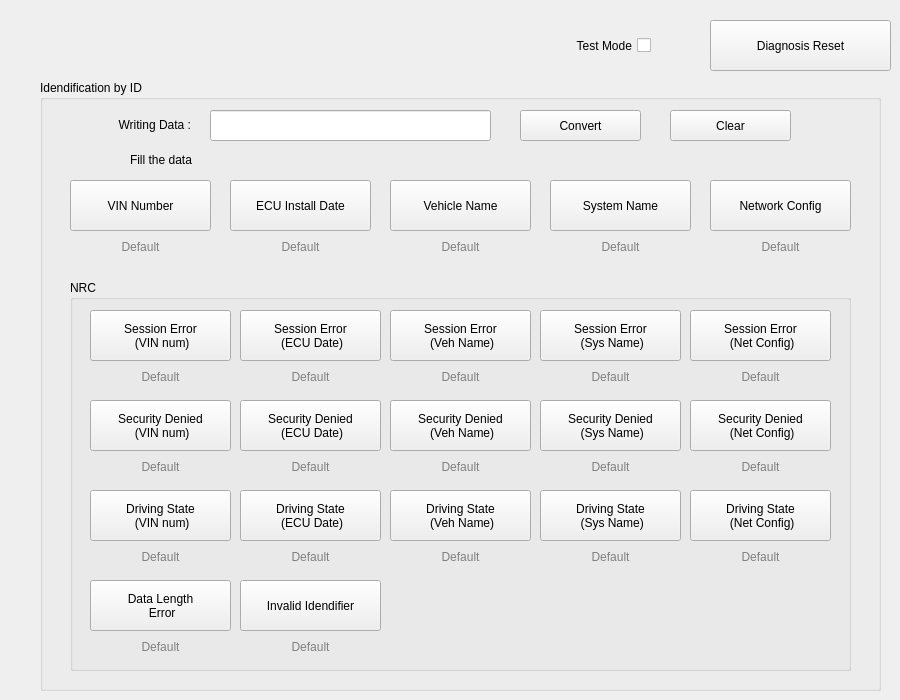
    <widget class="QWidget" name="diagnosis_write">
     <attribute name="title">
      <string>Diagnosis - Write</string>
     </attribute>
     <widget class="QPushButton" name="btn_diag_reset_write">
      <property name="geometry">
       <rect>
        <x>710</x>
        <y>20</y>
        <width>181</width>
        <height>51</height>
       </rect>
      </property>
      <property name="text">
       <string>Diagnosis Reset</string>
      </property>
     </widget>
     <widget class="QCheckBox" name="chkbox_diag_test_mode_write">
      <property name="geometry">
       <rect>
        <x>510</x>
        <y>30</y>
        <width>141</width>
        <height>31</height>
       </rect>
      </property>
      <property name="layoutDirection">
       <enum>Qt::RightToLeft</enum>
      </property>
      <property name="text">
       <string>Test Mode</string>
      </property>
     </widget>
     <widget class="QGroupBox" name="wrtie_box">
      <property name="geometry">
       <rect>
        <x>40</x>
        <y>80</y>
        <width>841</width>
        <height>611</height>
       </rect>
      </property>
      <property name="title">
       <string>Idendification by ID</string>
      </property>
      <widget class="QGroupBox" name="wrtie_nrc_box">
       <property name="geometry">
        <rect>
         <x>30</x>
         <y>200</y>
         <width>781</width>
         <height>391</height>
        </rect>
       </property>
       <property name="title">
        <string>NRC</string>
       </property>
       <widget class="QPushButton" name="btn_write_nrc_7f_vin">
        <property name="geometry">
         <rect>
          <x>20</x>
          <y>30</y>
          <width>141</width>
          <height>51</height>
         </rect>
        </property>
        <property name="text">
         <string>Session Error 
 (VIN num)</string>
        </property>
       </widget>
       <widget class="QLabel" name="label_write_nrc_7f_vin">
        <property name="geometry">
         <rect>
          <x>20</x>
          <y>90</y>
          <width>141</width>
          <height>20</height>
         </rect>
        </property>
        <property name="styleSheet">
         <string notr="true">color: gray</string>
        </property>
        <property name="text">
         <string>Default</string>
        </property>
        <property name="alignment">
         <set>Qt::AlignHCenter|Qt::AlignTop</set>
        </property>
       </widget>
       <widget class="QPushButton" name="btn_write_nrc_7f_install_date">
        <property name="geometry">
         <rect>
          <x>170</x>
          <y>30</y>
          <width>141</width>
          <height>51</height>
         </rect>
        </property>
        <property name="text">
         <string>Session Error 
 (ECU Date)</string>
        </property>
       </widget>
       <widget class="QLabel" name="label_write_nrc_7f_install_date">
        <property name="geometry">
         <rect>
          <x>170</x>
          <y>90</y>
          <width>141</width>
          <height>20</height>
         </rect>
        </property>
        <property name="styleSheet">
         <string notr="true">color: gray</string>
        </property>
        <property name="text">
         <string>Default</string>
        </property>
        <property name="alignment">
         <set>Qt::AlignHCenter|Qt::AlignTop</set>
        </property>
       </widget>
       <widget class="QPushButton" name="btn_write_nrc_7f_veh_name">
        <property name="geometry">
         <rect>
          <x>320</x>
          <y>30</y>
          <width>141</width>
          <height>51</height>
         </rect>
        </property>
        <property name="text">
         <string>Session Error 
 (Veh Name)</string>
        </property>
       </widget>
       <widget class="QLabel" name="label_write_nrc_7f_veh_name">
        <property name="geometry">
         <rect>
          <x>320</x>
          <y>90</y>
          <width>141</width>
          <height>20</height>
         </rect>
        </property>
        <property name="styleSheet">
         <string notr="true">color: gray</string>
        </property>
        <property name="text">
         <string>Default</string>
        </property>
        <property name="alignment">
         <set>Qt::AlignHCenter|Qt::AlignTop</set>
        </property>
       </widget>
       <widget class="QLabel" name="label_write_nrc_7f_sys_name">
        <property name="geometry">
         <rect>
          <x>470</x>
          <y>90</y>
          <width>141</width>
          <height>20</height>
         </rect>
        </property>
        <property name="styleSheet">
         <string notr="true">color: gray</string>
        </property>
        <property name="text">
         <string>Default</string>
        </property>
        <property name="alignment">
         <set>Qt::AlignHCenter|Qt::AlignTop</set>
        </property>
       </widget>
       <widget class="QPushButton" name="btn_write_nrc_7f_sys_name">
        <property name="geometry">
         <rect>
          <x>470</x>
          <y>30</y>
          <width>141</width>
          <height>51</height>
         </rect>
        </property>
        <property name="text">
         <string>Session Error 
 (Sys Name)</string>
        </property>
       </widget>
       <widget class="QPushButton" name="btn_write_nrc_7f_net_config">
        <property name="geometry">
         <rect>
          <x>620</x>
          <y>30</y>
          <width>141</width>
          <height>51</height>
         </rect>
        </property>
        <property name="text">
         <string>Session Error 
 (Net Config)</string>
        </property>
       </widget>
       <widget class="QLabel" name="label_write_nrc_7f_net_config">
        <property name="geometry">
         <rect>
          <x>620</x>
          <y>90</y>
          <width>141</width>
          <height>20</height>
         </rect>
        </property>
        <property name="styleSheet">
         <string notr="true">color: gray</string>
        </property>
        <property name="text">
         <string>Default</string>
        </property>
        <property name="alignment">
         <set>Qt::AlignHCenter|Qt::AlignTop</set>
        </property>
       </widget>
       <widget class="QLabel" name="label_write_nrc_22_vin">
        <property name="geometry">
         <rect>
          <x>20</x>
          <y>270</y>
          <width>141</width>
          <height>20</height>
         </rect>
        </property>
        <property name="styleSheet">
         <string notr="true">color: gray</string>
        </property>
        <property name="text">
         <string>Default</string>
        </property>
        <property name="alignment">
         <set>Qt::AlignHCenter|Qt::AlignTop</set>
        </property>
       </widget>
       <widget class="QPushButton" name="btn_write_nrc_22_vin">
        <property name="geometry">
         <rect>
          <x>20</x>
          <y>210</y>
          <width>141</width>
          <height>51</height>
         </rect>
        </property>
        <property name="text">
         <string>Driving State 
 (VIN num)</string>
        </property>
       </widget>
       <widget class="QPushButton" name="btn_write_nrc_33_vin">
        <property name="geometry">
         <rect>
          <x>20</x>
          <y>120</y>
          <width>141</width>
          <height>51</height>
         </rect>
        </property>
        <property name="text">
         <string>Security Denied 
 (VIN num)</string>
        </property>
       </widget>
       <widget class="QLabel" name="label_write_nrc_33_vin">
        <property name="geometry">
         <rect>
          <x>20</x>
          <y>180</y>
          <width>141</width>
          <height>20</height>
         </rect>
        </property>
        <property name="styleSheet">
         <string notr="true">color: gray</string>
        </property>
        <property name="text">
         <string>Default</string>
        </property>
        <property name="alignment">
         <set>Qt::AlignHCenter|Qt::AlignTop</set>
        </property>
       </widget>
       <widget class="QPushButton" name="btn_write_nrc_22_install_date">
        <property name="geometry">
         <rect>
          <x>170</x>
          <y>210</y>
          <width>141</width>
          <height>51</height>
         </rect>
        </property>
        <property name="text">
         <string>Driving State 
 (ECU Date)</string>
        </property>
       </widget>
       <widget class="QLabel" name="label_write_nrc_22_install_date">
        <property name="geometry">
         <rect>
          <x>170</x>
          <y>270</y>
          <width>141</width>
          <height>20</height>
         </rect>
        </property>
        <property name="styleSheet">
         <string notr="true">color: gray</string>
        </property>
        <property name="text">
         <string>Default</string>
        </property>
        <property name="alignment">
         <set>Qt::AlignHCenter|Qt::AlignTop</set>
        </property>
       </widget>
       <widget class="QPushButton" name="btn_write_nrc_33_install_date">
        <property name="geometry">
         <rect>
          <x>170</x>
          <y>120</y>
          <width>141</width>
          <height>51</height>
         </rect>
        </property>
        <property name="text">
         <string>Security Denied 
 (ECU Date)</string>
        </property>
       </widget>
       <widget class="QLabel" name="label_write_nrc_33_install_date">
        <property name="geometry">
         <rect>
          <x>170</x>
          <y>180</y>
          <width>141</width>
          <height>20</height>
         </rect>
        </property>
        <property name="styleSheet">
         <string notr="true">color: gray</string>
        </property>
        <property name="text">
         <string>Default</string>
        </property>
        <property name="alignment">
         <set>Qt::AlignHCenter|Qt::AlignTop</set>
        </property>
       </widget>
       <widget class="QLabel" name="label_write_nrc_22_veh_name">
        <property name="geometry">
         <rect>
          <x>320</x>
          <y>270</y>
          <width>141</width>
          <height>20</height>
         </rect>
        </property>
        <property name="styleSheet">
         <string notr="true">color: gray</string>
        </property>
        <property name="text">
         <string>Default</string>
        </property>
        <property name="alignment">
         <set>Qt::AlignHCenter|Qt::AlignTop</set>
        </property>
       </widget>
       <widget class="QPushButton" name="btn_write_nrc_22_veh_name">
        <property name="geometry">
         <rect>
          <x>320</x>
          <y>210</y>
          <width>141</width>
          <height>51</height>
         </rect>
        </property>
        <property name="text">
         <string>Driving State 
 (Veh Name)</string>
        </property>
       </widget>
       <widget class="QPushButton" name="btn_write_nrc_33_veh_name">
        <property name="geometry">
         <rect>
          <x>320</x>
          <y>120</y>
          <width>141</width>
          <height>51</height>
         </rect>
        </property>
        <property name="text">
         <string>Security Denied 
 (Veh Name)</string>
        </property>
       </widget>
       <widget class="QLabel" name="label_write_nrc_33_veh_name">
        <property name="geometry">
         <rect>
          <x>320</x>
          <y>180</y>
          <width>141</width>
          <height>20</height>
         </rect>
        </property>
        <property name="styleSheet">
         <string notr="true">color: gray</string>
        </property>
        <property name="text">
         <string>Default</string>
        </property>
        <property name="alignment">
         <set>Qt::AlignHCenter|Qt::AlignTop</set>
        </property>
       </widget>
       <widget class="QLabel" name="label_write_nrc_22_sys_name">
        <property name="geometry">
         <rect>
          <x>470</x>
          <y>270</y>
          <width>141</width>
          <height>20</height>
         </rect>
        </property>
        <property name="styleSheet">
         <string notr="true">color: gray</string>
        </property>
        <property name="text">
         <string>Default</string>
        </property>
        <property name="alignment">
         <set>Qt::AlignHCenter|Qt::AlignTop</set>
        </property>
       </widget>
       <widget class="QPushButton" name="btn_write_nrc_22_sys_name">
        <property name="geometry">
         <rect>
          <x>470</x>
          <y>210</y>
          <width>141</width>
          <height>51</height>
         </rect>
        </property>
        <property name="text">
         <string>Driving State 
 (Sys Name)</string>
        </property>
       </widget>
       <widget class="QPushButton" name="btn_write_nrc_33_sys_name">
        <property name="geometry">
         <rect>
          <x>470</x>
          <y>120</y>
          <width>141</width>
          <height>51</height>
         </rect>
        </property>
        <property name="text">
         <string>Security Denied 
 (Sys Name)</string>
        </property>
       </widget>
       <widget class="QLabel" name="label_write_nrc_33_sys_name">
        <property name="geometry">
         <rect>
          <x>470</x>
          <y>180</y>
          <width>141</width>
          <height>20</height>
         </rect>
        </property>
        <property name="styleSheet">
         <string notr="true">color: gray</string>
        </property>
        <property name="text">
         <string>Default</string>
        </property>
        <property name="alignment">
         <set>Qt::AlignHCenter|Qt::AlignTop</set>
        </property>
       </widget>
       <widget class="QLabel" name="label_write_nrc_22_net_config">
        <property name="geometry">
         <rect>
          <x>620</x>
          <y>270</y>
          <width>141</width>
          <height>20</height>
         </rect>
        </property>
        <property name="styleSheet">
         <string notr="true">color: gray</string>
        </property>
        <property name="text">
         <string>Default</string>
        </property>
        <property name="alignment">
         <set>Qt::AlignHCenter|Qt::AlignTop</set>
        </property>
       </widget>
       <widget class="QPushButton" name="btn_write_nrc_22_net_config">
        <property name="geometry">
         <rect>
          <x>620</x>
          <y>210</y>
          <width>141</width>
          <height>51</height>
         </rect>
        </property>
        <property name="text">
         <string>Driving State 
 (Net Config)</string>
        </property>
       </widget>
       <widget class="QPushButton" name="btn_write_nrc_33_net_config">
        <property name="geometry">
         <rect>
          <x>620</x>
          <y>120</y>
          <width>141</width>
          <height>51</height>
         </rect>
        </property>
        <property name="text">
         <string>Security Denied 
 (Net Config)</string>
        </property>
       </widget>
       <widget class="QLabel" name="label_write_nrc_33_net_config">
        <property name="geometry">
         <rect>
          <x>620</x>
          <y>180</y>
          <width>141</width>
          <height>20</height>
         </rect>
        </property>
        <property name="styleSheet">
         <string notr="true">color: gray</string>
        </property>
        <property name="text">
         <string>Default</string>
        </property>
        <property name="alignment">
         <set>Qt::AlignHCenter|Qt::AlignTop</set>
        </property>
       </widget>
       <widget class="QPushButton" name="btn_write_nrc_13">
        <property name="geometry">
         <rect>
          <x>20</x>
          <y>300</y>
          <width>141</width>
          <height>51</height>
         </rect>
        </property>
        <property name="text">
         <string>Data Length 
 Error</string>
        </property>
       </widget>
       <widget class="QLabel" name="label_write_nrc_13">
        <property name="geometry">
         <rect>
          <x>20</x>
          <y>360</y>
          <width>141</width>
          <height>20</height>
         </rect>
        </property>
        <property name="styleSheet">
         <string notr="true">color: gray</string>
        </property>
        <property name="text">
         <string>Default</string>
        </property>
        <property name="alignment">
         <set>Qt::AlignHCenter|Qt::AlignTop</set>
        </property>
       </widget>
       <widget class="QLabel" name="label_write_nrc_31">
        <property name="geometry">
         <rect>
          <x>170</x>
          <y>360</y>
          <width>141</width>
          <height>20</height>
         </rect>
        </property>
        <property name="styleSheet">
         <string notr="true">color: gray</string>
        </property>
        <property name="text">
         <string>Default</string>
        </property>
        <property name="alignment">
         <set>Qt::AlignHCenter|Qt::AlignTop</set>
        </property>
       </widget>
       <widget class="QPushButton" name="btn_write_nrc_31">
        <property name="geometry">
         <rect>
          <x>170</x>
          <y>300</y>
          <width>141</width>
          <height>51</height>
         </rect>
        </property>
        <property name="text">
         <string>Invalid Idendifier</string>
        </property>
       </widget>
      </widget>
      <widget class="QPushButton" name="btn_write_vin">
       <property name="geometry">
        <rect>
         <x>30</x>
         <y>100</y>
         <width>141</width>
         <height>51</height>
        </rect>
       </property>
       <property name="text">
        <string>VIN Number</string>
       </property>
      </widget>
      <widget class="QLabel" name="label_write_vin">
       <property name="geometry">
        <rect>
         <x>30</x>
         <y>160</y>
         <width>141</width>
         <height>20</height>
        </rect>
       </property>
       <property name="styleSheet">
        <string notr="true">color: gray</string>
       </property>
       <property name="text">
        <string>Default</string>
       </property>
       <property name="alignment">
        <set>Qt::AlignHCenter|Qt::AlignTop</set>
       </property>
      </widget>
      <widget class="QLabel" name="label_write_install_date">
       <property name="geometry">
        <rect>
         <x>190</x>
         <y>160</y>
         <width>141</width>
         <height>20</height>
        </rect>
       </property>
       <property name="styleSheet">
        <string notr="true">color: gray</string>
       </property>
       <property name="text">
        <string>Default</string>
       </property>
       <property name="alignment">
        <set>Qt::AlignHCenter|Qt::AlignTop</set>
       </property>
      </widget>
      <widget class="QPushButton" name="btn_write_install_date">
       <property name="geometry">
        <rect>
         <x>190</x>
         <y>100</y>
         <width>141</width>
         <height>51</height>
        </rect>
       </property>
       <property name="text">
        <string>ECU Install Date</string>
       </property>
      </widget>
      <widget class="QPushButton" name="btn_write_sys_name">
       <property name="geometry">
        <rect>
         <x>510</x>
         <y>100</y>
         <width>141</width>
         <height>51</height>
        </rect>
       </property>
       <property name="text">
        <string>System Name</string>
       </property>
      </widget>
      <widget class="QPushButton" name="btn_write_veh_name">
       <property name="geometry">
        <rect>
         <x>350</x>
         <y>100</y>
         <width>141</width>
         <height>51</height>
        </rect>
       </property>
       <property name="text">
        <string>Vehicle Name</string>
       </property>
      </widget>
      <widget class="QLabel" name="label_write_sys_name">
       <property name="geometry">
        <rect>
         <x>510</x>
         <y>160</y>
         <width>141</width>
         <height>20</height>
        </rect>
       </property>
       <property name="styleSheet">
        <string notr="true">color: gray</string>
       </property>
       <property name="text">
        <string>Default</string>
       </property>
       <property name="alignment">
        <set>Qt::AlignHCenter|Qt::AlignTop</set>
       </property>
      </widget>
      <widget class="QLabel" name="label_write_veh_name">
       <property name="geometry">
        <rect>
         <x>350</x>
         <y>160</y>
         <width>141</width>
         <height>20</height>
        </rect>
       </property>
       <property name="styleSheet">
        <string notr="true">color: gray</string>
       </property>
       <property name="text">
        <string>Default</string>
       </property>
       <property name="alignment">
        <set>Qt::AlignHCenter|Qt::AlignTop</set>
       </property>
      </widget>
      <widget class="QLabel" name="label_write_net_config">
       <property name="geometry">
        <rect>
         <x>670</x>
         <y>160</y>
         <width>141</width>
         <height>20</height>
        </rect>
       </property>
       <property name="styleSheet">
        <string notr="true">color: gray</string>
       </property>
       <property name="text">
        <string>Default</string>
       </property>
       <property name="alignment">
        <set>Qt::AlignHCenter|Qt::AlignTop</set>
       </property>
      </widget>
      <widget class="QPushButton" name="btn_write_net_config">
       <property name="geometry">
        <rect>
         <x>670</x>
         <y>100</y>
         <width>141</width>
         <height>51</height>
        </rect>
       </property>
       <property name="text">
        <string>Network Config</string>
       </property>
      </widget>
      <widget class="QLineEdit" name="lineEdit_write_data">
       <property name="geometry">
        <rect>
         <x>170</x>
         <y>30</y>
         <width>281</width>
         <height>31</height>
        </rect>
       </property>
       <property name="text">
        <string/>
       </property>
      </widget>
      <widget class="QLabel" name="label_write">
       <property name="geometry">
        <rect>
         <x>40</x>
         <y>29</y>
         <width>111</width>
         <height>31</height>
        </rect>
       </property>
       <property name="layoutDirection">
        <enum>Qt::LeftToRight</enum>
       </property>
       <property name="text">
        <string>Writing Data :</string>
       </property>
       <property name="alignment">
        <set>Qt::AlignRight|Qt::AlignTrailing|Qt::AlignVCenter</set>
       </property>
      </widget>
      <widget class="QPushButton" name="btn_write_data_clear">
       <property name="geometry">
        <rect>
         <x>630</x>
         <y>30</y>
         <width>121</width>
         <height>31</height>
        </rect>
       </property>
       <property name="text">
        <string>Clear</string>
       </property>
      </widget>
      <widget class="QPushButton" name="btn_write_data_convert">
       <property name="geometry">
        <rect>
         <x>480</x>
         <y>30</y>
         <width>121</width>
         <height>31</height>
        </rect>
       </property>
       <property name="text">
        <string>Convert</string>
       </property>
      </widget>
      <widget class="QLabel" name="label_flag_convert">
       <property name="geometry">
        <rect>
         <x>90</x>
         <y>70</y>
         <width>661</width>
         <height>20</height>
        </rect>
       </property>
       <property name="styleSheet">
        <string notr="true"/>
       </property>
       <property name="text">
        <string>Fill the data</string>
       </property>
       <property name="alignment">
        <set>Qt::AlignLeading|Qt::AlignLeft|Qt::AlignVCenter</set>
       </property>
      </widget>
     </widget>
    </widget>
